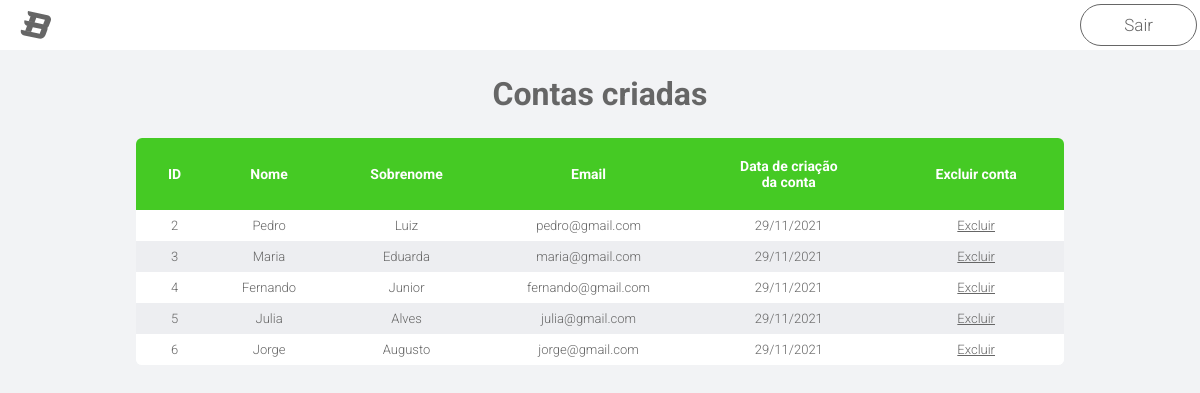
Screenshot of /views/admin.php (signed in) with the database file from the repository.
### tables this page shows
CREATE TABLE `usuarios` (
  `id` int(11) NOT NULL,
  `nome` varchar(100) NOT NULL,
  `sobrenome` varchar(150) NOT NULL,
  `email` varchar(200) NOT NULL,
  `senha` varchar(32) NOT NULL,
  `created` datetime NOT NULL,
  `modified` datetime DEFAULT NULL
);

### views/admin.php (the view, shortened to what this page needs)
<?php
include('../process/connection.php');
$sql = "SELECT id, nome, sobrenome, email, created FROM usuarios";
$result = mysqli_query($conn, $sql);
?>
<!DOCTYPE html>
<html lang="pt-br">
<head>
    <link rel="stylesheet" href="../styles/main.css" />
    <link rel="stylesheet" href="../styles/landing-page.css" />
</head>
<body>
    <header class="header" >
        <img src="../img/logo.svg" class="logo" />
        <nav>
            <ul class="nav-links">
                <li><a href="../process/logout.php" class="nav-a">Sair</a></li>
            </ul>
        </nav>
    </header>
    <h1 class="h1">Contas criadas</h1>
    <div class="itens">
        <table>
            <thead>
                <tr>
                    <th>ID</th>
                    <th>Nome</th>
                    <th>Sobrenome</th>
                    <th>Email</th>
                    <th>Data de criação</br>da conta</th>
                    <th>Excluir conta</th>
                </tr>
            </thead>
            <tbody>
                <?php
                while($row = mysqli_fetch_assoc($result)) {
                    echo "<tr>
                            <td>". $row['id'] ."</td>
                            <td>". $row['nome'] ."</td>
                            <td>". $row['sobrenome'] ."</td>
                            <td>". $row['email'] ."</td>
                            <td>". $date = date('d/m/Y', strtotime($row['created'])) ."</td>
                            <td><a href='delete_profile.php?id=". $row['id'] ."'>Excluir</a></td>
                        </tr>";
                }
                ?>
            </tbody>
        </table>
    </div>
</body>
</html>

### styles/main.css (style rules this page uses)
:root { --primary-color: #45ca24; --primary-color-dark: #299e0c; --bg-color: #F2F3F5; --text-color: #666666; --light-color: #FFFFFF; }
* { margin: 0; padding: 0; box-sizing: border-box; font-family: "Roboto", sans-serif; color: var(--text-color); }
html { height: 100%; }

### styles/landing-page.css (style rules this page uses)
body { height: 100vh; display: flex; flex-direction: column; background-color: var(--bg-color); color: var(--text-color); font-weight: 300; }
header { height: 50px; display: flex; justify-content: space-between; align-items: center; background-color: var(--light-color); }
.logo { display: flex; margin-left: 20px; }
.nav-a { padding: 0.6rem; border-radius: 2rem; border: 1px solid var(--text-color); font-size: 17px; color: var(--text-color); text-decoration: none; }
.nav-links a { width: 7.3rem; list-style: none; display: flex; justify-content: center; }
.nav-links li { justify-content: flex-end; display: inline-block; padding: 3px; }
.h1 { padding: 25px; width: 100%; display: flex; flex-direction: column; align-items: center; color: var(--text-color); font-weight: 700; }
form, .itens { background: var(--light-color); width: 100%; margin: 32px auto; padding: 32px 64px; border-radius: 6px; display: flex; flex-direction: column; color: var(--text-color); }
table { width: 100%; margin: 0px 0 0 0; border-collapse: collapse; text-align: center; }
.itens { margin-top: 0px; max-width: 58rem; max-height: 50rem; padding: 0; overflow: auto; }
.itens thead th { padding: 20px; position: sticky; top: 0; background-color: var(--primary-color); font-size: 14px; color: var(--light-color); }
th, td { padding: 8px; font-size: 13px; }
tr:nth-of-type(even) { background-color: #edeef1; }
tr:nth-of-type(odd) { background-color: #fff; }

### rows the page displays
usuarios: id "2", nome "Pedro", sobrenome "Luiz", email "pedro@gmail.com", created "29/11/2021"
usuarios: id "3", nome "Maria", sobrenome "Eduarda", email "maria@gmail.com", created "29/11/2021"
usuarios: id "4", nome "Fernando", sobrenome "Junior", email "fernando@gmail.com", created "29/11/2021"
usuarios: id "5", nome "Julia", sobrenome "Alves", email "julia@gmail.com", created "29/11/2021"
usuarios: id "6", nome "Jorge", sobrenome "Augusto", email "jorge@gmail.com", created "29/11/2021"
